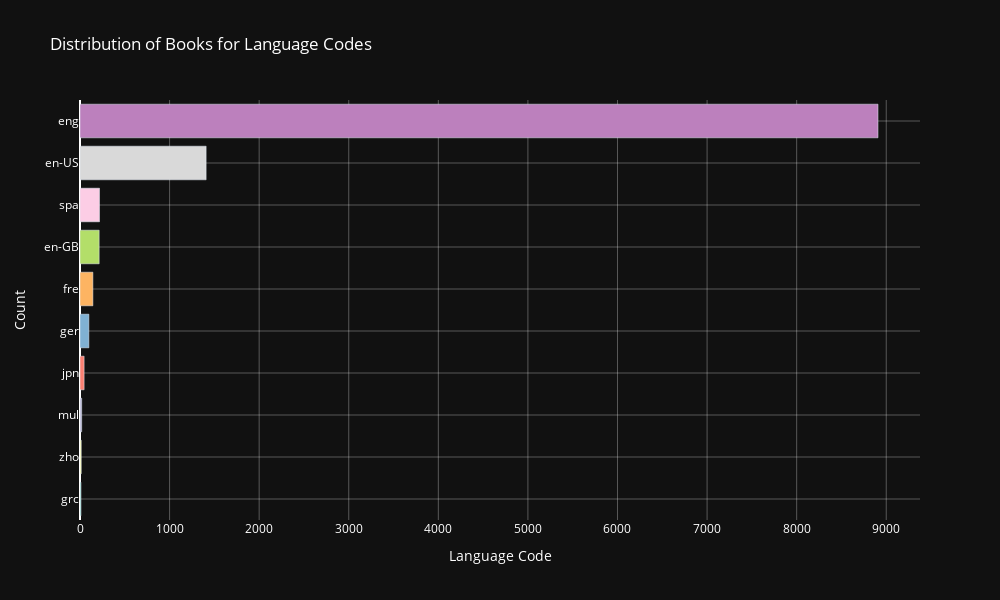

The notebook cell this image was saved under:
### Code cell
# Define a color palette with enough unique colors
color_palette = colors.qualitative.Set3

# Create a list of distinct colors for each bar
bar_colors = [color_palette[i % len(color_palette)] for i in range(len(language_counts))]

# Create a Plotly bar plot
fig = go.Figure(data=[go.Bar(
    y=language_counts.index,
    x=language_counts,
    orientation = 'h',
    marker=dict(color=bar_colors)  # Set the bar colors using the color palette
)])

# Update the layout with dark background and white font
fig.update_layout(
    plot_bgcolor='rgb(17, 17, 17)',  # Dark background color
    paper_bgcolor='rgb(17, 17, 17)',  # Dark background color
    font=dict(color='white'),  # White font color
    title="Distribution of Books for Language Codes",
    xaxis_title="Language Code",
    yaxis_title="Count",
    width=1000,  # Width of the plot in pixels
    height=600,  # Height of the plot in pixels
    xaxis=dict(
        gridcolor='rgba(255, 255, 255, 0.3)'  # Black grid lines with 0.3 alpha on x-axis
    ),
    yaxis=dict(
        gridcolor='rgba(255, 255, 255, 0.3)'  # Black grid lines with 0.3 alpha on y-axis
    )
)


# Show the plot
fig.show()

### Figure 1 — Plotly figure (JSON) as saved in the notebook; plotly's stock layout.template omitted (floating-point values rounded to 4 significant figures)
{"data": [{"marker": {"color": ["rgb(141,211,199)", "rgb(255,255,179)", "rgb(190,186,218)", "rgb(251,128,114)", "rgb(128,177,211)", "rgb(253,180,98)", "rgb(179,222,105)", "rgb(252,205,229)", "rgb(217,217,217)", "rgb(188,128,189)"]}, "orientation": "h", "type": "bar", "x": [11, 14, 19, 46, 99, 144, 214, 218, 1408, 8908], "y": ["grc", "zho", "mul", "jpn", "ger", "fre", "en-GB", "spa", "en-US", "eng"]}], "layout": {"font": {"color": "white"}, "height": 600, "paper_bgcolor": "rgb(17, 17, 17)", "plot_bgcolor": "rgb(17, 17, 17)", "title": {"text": "Distribution of Books for Language Codes"}, "width": 1000, "xaxis": {"gridcolor": "rgba(255, 255, 255, 0.3)", "title": {"text": "Language Code"}}, "yaxis": {"gridcolor": "rgba(255, 255, 255, 0.3)", "title": {"text": "Count"}}}}
